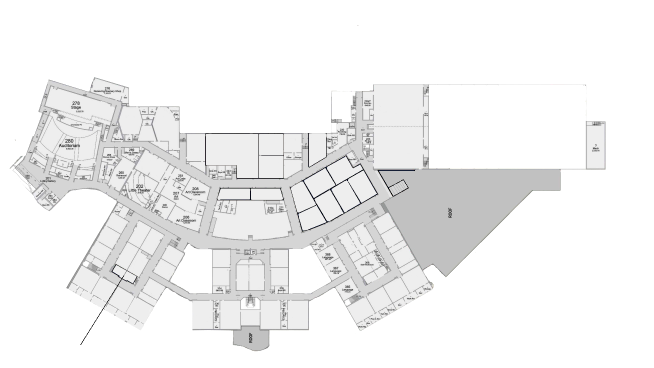
#> input picture OHSMapUpNoNames.png, 1308 x 736 px (shown at 1/2 size)
$ python main.py
#> lines starting #> are read from the running program, lines starting #| are printed output that depends on the picture; after the words box and inside, x2 and y2 are one past the last pixel; in counts of white or black regions, pixels touching at a corner belong together
import PIL
from PIL import Image
from io import BytesIO
from PIL import ImageFilter
from PIL import ImageEnhance
from IPython.display import display
import numpy as np

import networkx as nx
G = nx.Graph()
xnodes = [] #A list of all x nodes
ynodes = []

photo = open('OHSMapUpNoNames.png', 'rb')
img = Image.open(BytesIO(photo.read()))
#> img is the input picture: PIL image 1308x736 RGBA; mean R, G, B, A 241.1, 241.1, 241.2, 255

print (img.mode)
#| RGBA

grayimg = img.convert('L')
grayimg.mode


# image should be 5100 × 3300
# https://predictivehacks.com/iterate-over-image-pixels/

a = img.getpixel((0,0))
#> a = (255, 255, 255, 255)
print(a)
#| (255, 255, 255, 255)

grayimg.getpixel((0,0))

def binarize(image_to_transform, threshold):

#> called with threshold = 100
    output_image=image_to_transform.convert("L")


    for x in range(output_image.width):
        for y in range(output_image.height):
          previous = str(x)+str(y-1)
          #print(output_image.getpixel((x,y)))
          name = str(x)+", "+str(y)


          if output_image.getpixel((x,y))== 213:

              output_image.putpixel( (x,y), 0 )
              #G.add_edge(name, previous, weight=1)
              G.add_node(name)
              xnodes.append(x)
              ynodes.append(y)

              print(name)

          else:
              output_image.putpixel( (x,y), 255 )
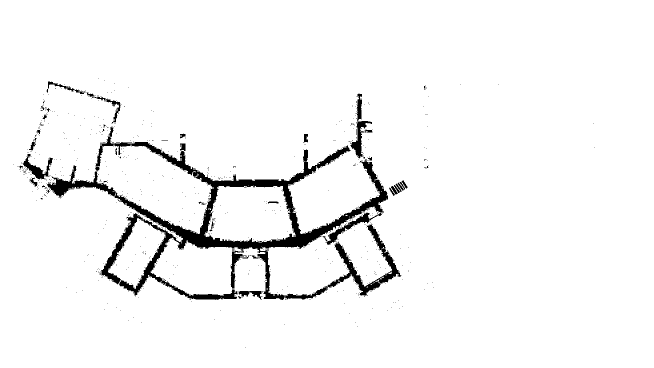
#> output_image: PIL image 1308x736 L (shown at 1/2 size); 95.7% white; 855 black regions (825 under 20 px), largest, box (x1, y1, x2, y2) and area: (94, 253, 803, 600) 33614, (700, 187, 744, 318) 1372, (646, 425, 764, 490) 1176
#> after the loop, xnodes = 41630 items; ynodes = 41630 items

    output_image.save("newimage.png")
    print("Finished!")

    #Next steps: Fiddle with the threshhold to make hallways, rooms, and walls different colors, and have it determine paths through the school, and create nodes in the graph with networkx

binarize(img, 100)

print(G)


#Now we loop through nodes and connect them to each other
i = 0
topleft = []
while i <len(xnodes):
  target = str(xnodes[i])+", "+str(ynodes[i])
  xtest = (xnodes[i])
  ytest = (ynodes[i])
  topleft.append(xtest)
  topleft.append(ytest)
  if xnodes[i-1] and ynodes[i-1]:#top left
    G.add_edge(target, (str(xtest-1)+", "+(str(ytest-1))), weight=1)
  if ynodes[i-1]:#top
    G.add_edge(target, (str(xtest)+", "+(str(ytest-1))), weight=1)
#> (the run stopped early here; a loop or call above may not have finished)
